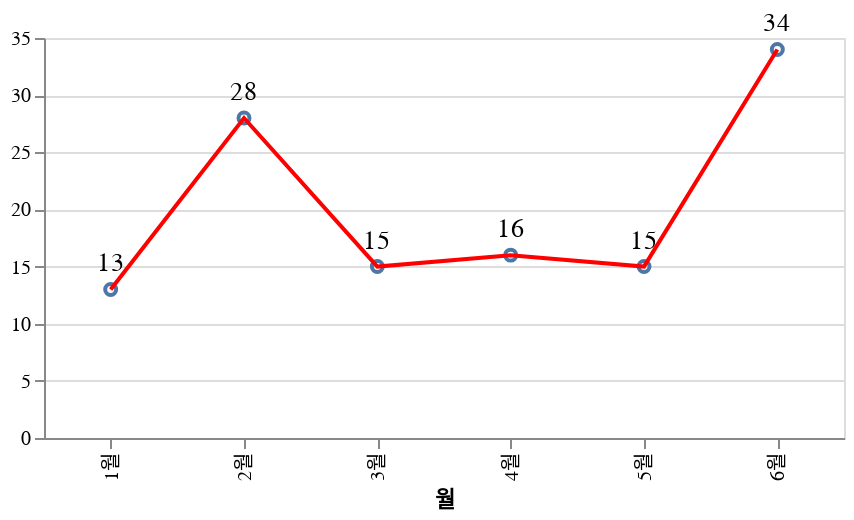

The notebook cell saved with this chart:
### Code cell
regex = '^(KR|CN|NA|EU|SG|RU|Global)'
df_filtered = df[df['리전'].apply(lambda x: True if re.search(regex, x) else False) & (df['테넌트']== 'PRD') & (df['진행상태']=='완료')]
source = df_filtered
chart = get_lineChart(source)
chart

### Figure 1 — Vega-Lite specification as saved in the notebook (floating-point values rounded to 4 significant figures)
{"config": {"view": {"continuousWidth": 400, "continuousHeight": 300}}, "layer": [{"mark": "point", "encoding": {"x": {"field": "월", "type": "nominal"}, "y": {"aggregate": "count", "type": "quantitative"}}}, {"mark": {"type": "line", "color": "red"}, "encoding": {"x": {"field": "월", "type": "nominal"}, "y": {"aggregate": "count", "title": "", "type": "quantitative"}}}, {"mark": {"type": "text", "align": "center", "baseline": "line-top", "color": "black", "dy": -20, "fontSize": 13}, "encoding": {"text": {"aggregate": "count", "field": "성패", "type": "quantitative"}, "x": {"field": "월", "type": "nominal"}, "y": {"aggregate": "count", "title": "", "type": "quantitative"}}}], "data": {"name": "data-b1c172cedd3e42512515c77409d0a91e"}, "height": 200, "width": 400, "$schema": "https://vega.github.io/schema/vega-lite/v4.17.0.json", "datasets": {"data-b1c172cedd3e42512515c77409d0a91e": [{"년도": "22년", "월": "1월", "리전": "KR", "AZ": "1센터", "테넌트": "PRD", "진행상태": "완료", "성패": "성공", "Ticket": "KRCLOUD-4125", "Summary": "GIS LB 인입 제어(맵 업로드) 요청", "Description": "로드밸런서"}, {"년도": "22년", "월": "1월", "리전": "CN", "AZ": "1센터", "테넌트": "PRD", "진행상태": "완료", "성패": "성공", "Ticket": "CNCLOUD-1736", "Summary": "[중국 디지털키 2] 신규 LB 생성 요청", "Description": "로드밸런서"}, {"년도": "22년", "월": "1월", "리전": "KR", "AZ": "1센터", "테넌트": "PRD", "진행상태": "완료", "성패": "성공", "Ticket": "KRCLOUD-4129", "Summary": "TAS 플랫폼 Router VM 리소스 증설 요청", "Description": "컴퓨트"}, {"년도": "22년", "월": "1월", "리전": "KR", "AZ": "1센터", "테넌트": "PRD", "진행상태": "완료", "성패": "성공", "Ticket": "KRCLOUD-4137", "Summary": "TAS 플랫폼 isolation VM 리소스 증설 요청", "Description": "컴퓨트"}, {"년도": "22년", "월": "1월", "리전": "KR", "AZ": "1센터", "테넌트": "PRD", "진행상태": "완료", "성패": "성공", "Ticket": "KRCLOUD-4125", "Summary": "GIS LB 긴급 지원요청", "Description": "로드밸런서"}, {"년도": "22년", "월": "1월", "리전": "KR", "AZ": "1센터", "테넌트": "PRD", "진행상태": "완료", "성패": "성공", "Ticket": "KRCLOUD-4098", "Summary": "[API G/W]SSL 인증서 교체 요청", "Description": "로드밸런서"}, {"년도": "22년", "월": "1월", "리전": "KR", "AZ": "1센터", "테넌트": "PRD", "진행상태": "완료", "성패": "성공", "Ticket": "KRCLOUD-4111", "Summary": "[API G/W] DB 메모리 증설 요청(스케일 업)", "Description": "컴퓨트"}, {"년도": "22년", "월": "1월", "리전": "CN", "AZ": "1센터", "테넌트": "PRD", "진행상태": "완료", "성패": "성공", "Ticket": "CNCLOUD-1736", "Summary": "[중국 디지털키 2] 신규 LB 생성 요청", "Description": "로드밸런서"}, {"년도": "22년", "월": "1월", "리전": "NA", "AZ": "1센터", "테넌트": "PRD", "진행상태": "완료", "성패": "성공", "Ticket": "NACLOUD-1139", "Summary": "URI 리디렉션 제거 요청", "Description": "로드밸런서"}, {"년도": "22년", "월": "1월", "리전": "NA", "AZ": "1센터", "테넌트": "PRD", "진행상태": "완료", "성패": "성공", "Ticket": "NACLOUD-1073", "Summary": "MongoDB VM 리소스 증설 요청", "Description": "컴퓨트"}, {"년도": "22년", "월": "1월", "리전": "KR", "AZ": "1센터", "테넌트": "PRD", "진행상태": "완료", "성패": "성공", "Ticket": "KRCLOUD-4144", "Summary": "[국내 MCP] DB 서버 스펙 변경 요청(스케일 업,다운)", "Description": "컴퓨트"}, {"년도": "22년", "월": "1월", "리전": "KR", "AZ": "1센터", "테넌트": "PRD", "진행상태": "완료", "성패": "성공", "Ticket": "KRCLOUD-4098", "Summary": "[API G/W]SSL 인증서 교체 요청", "Description": "로드밸런서"}, {"년도": "22년", "월": "1월", "리전": "KR", "AZ": "1센터", "테넌트": "PRD", "진행상태": "완료", "성패": "성공", "Ticket": "KRCLOUD-4188", "Summary": "NetApp GIS 볼륨 Qos 설정 변경", "Description": "스토리지"}, {"년도": "22년", "월": "2월", "리전": "CN", "AZ": "1센터", "테넌트": "PRD", "진행상태": "완료", "성패": "성공", "Ticket": "CNCLOUD-1775", "Summary": "중국 VM 4대 삭제 요청", "Description": "컴퓨트"}, {"년도": "22년", "월": "2월", "리전": "EU", "AZ": "1센터", "테넌트": "PRD", "진행상태": "완료", "성패": "성공", "Ticket": "EUCLOUD-1712", "Summary": "[ccSP API G/W] SSL 인증서 교체 요청", "Description": "로드밸런서"}, {"년도": "22년", "월": "2월", "리전": "NA", "AZ": "1센터", "테넌트": "PRD", "진행상태": "완료", "성패": "성공", "Ticket": "NACLOUD-1156", "Summary": "Tibero 라이선스 교체 요청", "Description": "DB"}, {"년도": "22년", "월": "2월", "리전": "EU", "AZ": "1센터", "테넌트": "PRD", "진행상태": "완료", "성패": "성공", "Ticket": "EUCLOUD-1711", "Summary": "운영계 LB Port 추가 요청", "Description": "로드밸런서"}, {"년도": "22년", "월": "2월", "리전": "EU", "AZ": "1센터", "테넌트": "PRD", "진행상태": "완료", "성패": "성공", "Ticket": "EUCLOUD-1711", "Summary": "검증계 LB Port 추가 요청", "Description": "로드밸런서"}, {"년도": "22년", "월": "2월", "리전": "CN", "AZ": "1센터", "테넌트": "PRD", "진행상태": "완료", "성패": "성공", "Ticket": "CNCLOUD-1700", "Summary": "CCSP 취약점으로 인한 인증서(TLS 1.0/1.1 -> TLS1.2) 변경 요청", "Description": "로드밸런서"}, {"년도": "22년", "월": "2월", "리전": "SG", "AZ": "1센터", "테넌트": "PRD", "진행상태": "완료", "성패": "성공", "Ticket": "SGCLOUD-537", "Summary": "[ccsP API G/W] LB 포트 변경", "Description": "로드밸런서"}, {"년도": "22년", "월": "2월", "리전": "NA", "AZ": "1센터", "테넌트": "PRD", "진행상태": "완료", "성패": "성공", "Ticket": "NACLOUD-1188", "Summary": "방화벽 OS 업그레이드", "Description": "방화벽"}, {"년도": "22년", "월": "2월", "리전": "RU", "AZ": "1센터", "테넌트": "PRD", "진행상태": "완료", "성패": "성공", "Ticket": "RUCLOUD-571", "Summary": "VM 13대 회수 요청", "Description": "컴퓨트"}, {"년도": "22년", "월": "2월", "리전": "EU", "AZ": "1센터", "테넌트": "PRD", "진행상태": "완료", "성패": "성공", "Ticket": "EUCLOUD-1707", "Summary": "MCP SBS VM 생성 요청", "Description": "컴퓨트"}, {"년도": "22년", "월": "2월", "리전": "EU", "AZ": "1센터", "테넌트": "PRD", "진행상태": "완료", "성패": "성공", "Ticket": "EUCLOUD-1790", "Summary": "MCP SBS LB Member 추가 요청", "Description": "로드밸런서"}, {"년도": "22년", "월": "2월", "리전": "SG", "AZ": "1센터", "테넌트": "PRD", "진행상태": "완료", "성패": "성공", "Ticket": "SGCLOUD-558", "Summary": "SBS LB SSL 인증서 적용 요청", "Description": "로드밸런서"}, {"년도": "22년", "월": "2월", "리전": "EU", "AZ": "1센터", "테넌트": "PRD", "진행상태": "완료", "성패": "성공", "Ticket": "EUCLOUD-1776", "Summary": "Dbsafer Manager 속도 개선 패치 작업", "Description": "컴퓨트"}, {"년도": "22년", "월": "2월", "리전": "KR", "AZ": "1센터", "테넌트": "PRD", "진행상태": "완료", "성패": "성공", "Ticket": "CM-549", "Summary": "SBS VM 이관 관련 CGN NAT 설정 추가 작업", "Description": "CGN"}, {"년도": "22년", "월": "2월", "리전": "CN", "AZ": "1센터", "테넌트": "PRD", "진행상태": "완료", "성패": "성공", "Ticket": "CNCLOUD-1804", "Summary": "방화벽 OS 업그레이드", "Description": "방화벽"}, {"년도": "22년", "월": "2월", "리전": "RU", "AZ": "1센터", "테넌트": "PRD", "진행상태": "완료", "성패": "성공", "Ticket": "RUCLOUD-603", "Summary": "방화벽 OS 업그레이드", "Description": "방화벽"}, {"년도": "22년", "월": "2월", "리전": "SG", "AZ": "1센터", "테넌트": "PRD", "진행상태": "완료", "성패": "성공", "Ticket": "SGCLOUD-576", "Summary": "내부 SBS LB 생성 ", "Description": "로드밸런서"}, {"년도": "22년", "월": "2월", "리전": "EU", "AZ": "1센터", "테넌트": "PRD", "진행상태": "완료", "성패": "성공", "Ticket": "EUCLOUD-1756", "Summary": "[vTwin] k8s 버전 업그레이드 신청", "Description": "k8s"}, {"년도": "22년", "월": "2월", "리전": "CN", "AZ": "1센터", "테넌트": "PRD", "진행상태": "완료", "성패": "성공", "Ticket": "NACLOUD-1200", "Summary": "[vTwin] k8s 버전 업그레이드 신청", "Description": "k8s"}, {"년도": "22년", "월": "2월", "리전": "NA", "AZ": "1센터", "테넌트": "PRD", "진행상태": "완료", "성패": "성공", "Ticket": "CNCLOUD-1808", "Summary": "[vTwin] k8s 버전 업그레이드 신청", "Description": "k8s"}, {"년도": "22년", "월": "2월", "리전": "EU", "AZ": "1센터", "테넌트": "PRD", "진행상태": "완료", "성패": "성공", "Ticket": "EUCLOUD-1807", "Summary": "Base LB Aflex 추가 요청", "Description": "로드밸런서"}, {"년도": "22년", "월": "2월", "리전": "KR", "AZ": "1센터", "테넌트": "PRD", "진행상태": "완료", "성패": "성공", "Ticket": "KRCLOUD-4307", "Summary": "MCCS 정식 라이선스 갱신", "Description": "DB"}, {"년도": "22년", "월": "2월", "리전": "EU", "AZ": "1센터", "테넌트": "PRD", "진행상태": "완료", "성패": "성공", "Ticket": "EUCLOUD-1812", "Summary": "EU 전 VM ladvd 패키지 Disable(버그성 이슈)", "Description": "컴퓨트"}, {"년도": "22년", "월": "2월", "리전": "KR", "AZ": "1센터", "테넌트": "PRD", "진행상태": "완료", "성패": "성공", "Ticket": "KRCLOUD-4294\nKRCLOUD-4341", "Summary": "DB VM max_connections 값 1000 -> 2000으로 변경 요청", "Description": "DB"}, {"년도": "22년", "월": "2월", "리전": "SG", "AZ": "1센터", "테넌트": "PRD", "진행상태": "완료", "성패": "성공", "Ticket": "SGCLOUD-587", "Summary": "LB Method 변경 요청", "Description": "로드밸런서"}, {"년도": "22년", "월": "2월", "리전": "EU", "AZ": "1센터", "테넌트": "PRD", "진행상태": "완료", "성패": "성공", "Ticket": "EUCLOUD-1833", "Summary": "LB Port 추가 및 인증서 적용 요청", "Description": "로드밸런서"}, {"년도": "22년", "월": "2월", "리전": "EU", "AZ": "1센터", "테넌트": "PRD", "진행상태": "완료", "성패": "성공", "Ticket": "EUCLOUD-1836", "Summary": "유럽 CCS 차량 IP Range 부족으로 신규 Network 추가", "Description": "네트워크"}, {"년도": "22년", "월": "2월", "리전": "SG", "AZ": "1센터", "테넌트": "PRD", "진행상태": "완료", "성패": "성공", "Ticket": "SGCLOUD-582", "Summary": "[API G/W] LB SSL 인증서 적용 요청", "Description": "로드밸런서"}, {"년도": "22년", "월": "3월", "리전": "RU", "AZ": "1센터", "테넌트": "PRD", "진행상태": "완료", "성패": "성공", "Ticket": "RUCLOUD-608", "Summary": "GIS LB 포트 추가 요청", "Description": "로드밸런서"}, {"년도": "22년", "월": "3월", "리전": "KR", "AZ": "1센터", "테넌트": "PRD", "진행상태": "완료", "성패": "성공", "Ticket": "KRCLOUD-4415", "Summary": "제네시스 / 기아 / 현대 디지털키2 신규 LB 생성 요청", "Description": "로드밸런서"}, {"년도": "22년", "월": "3월", "리전": "EU", "AZ": "1센터", "테넌트": "PRD", "진행상태": "완료", "성패": "성공", "Ticket": "EUCLOUD-1870", "Summary": "NMS 서버 자원 반환 요청 ( 메모리 사용률 높아 다운 불가하여 중단)", "Description": "컴퓨트"}, {"년도": "22년", "월": "3월", "리전": "KR", "AZ": "1센터", "테넌트": "PRD", "진행상태": "완료", "성패": "성공", "Ticket": "KRCLOUD-3409", "Summary": "LB 이관(A10 -> F5) 및 A10 LB 및 멤버 VM 셧다운 ", "Description": "로드밸런서"}, {"년도": "22년", "월": "3월", "리전": "KR", "AZ": "1센터", "테넌트": "PRD", "진행상태": "완료", "성패": "성공", "Ticket": "KRCLOUD-4231", "Summary": "Datahub VM 마이그레이션 및 스케일 다운 요청", "Description": "DB"}, {"년도": "22년", "월": "3월", "리전": "SG", "AZ": "1센터", "테넌트": "PRD", "진행상태": "완료", "성패": "성공", "Ticket": "SGCLOUD-635", "Summary": "LB 포트 추가 요청", "Description": "로드밸런서"}, {"년도": "22년", "월": "3월", "리전": "EU", "AZ": "1센터", "테넌트": "PRD", "진행상태": "완료", "성패": "성공", "Ticket": "EUCLOUD-1917", "Summary": "MCP VM 공인 IP NAT 설정", "Description": "네트워크"}, {"년도": "22년", "월": "3월", "리전": "KR", "AZ": "1센터", "테넌트": "PRD", "진행상태": "완료", "성패": "성공", "Ticket": null, "Summary": "SVCHUB 1센터 <-> 2센터 LB 간 네트워크 구성을 위한 NAT 추가", "Description": "네트워크"}, {"년도": "22년", "월": "3월", "리전": "NA", "AZ": "1센터", "테넌트": "PRD", "진행상태": "완료", "성패": "성공", "Ticket": "NACLOUD-1275", "Summary": "DKC SSL 인증서(TLS 1.0/1.1 -> TLS1.2) 변경 요청", "Description": "로드밸런서"}, {"년도": "22년", "월": "3월", "리전": "KR", "AZ": "1센터", "테넌트": "PRD", "진행상태": "완료", "성패": "거부", "Ticket": "KRCLOUD-4518", "Summary": "Mongo DB VM 스케일 업 요청(CM 승인 X)", "Description": "DB"}, {"년도": "22년", "월": "3월", "리전": "NA", "AZ": "1센터", "테넌트": "PRD", "진행상태": "완료", "성패": "성공", "Ticket": "NACLOUD-982", "Summary": "BIOS 및 iDrac 버전이 낮아 업그레이드 진행", "Description": "컴퓨트"}, {"년도": "22년", "월": "3월", "리전": "KR", "AZ": "1센터", "테넌트": "PRD", "진행상태": "완료", "성패": "성공", "Ticket": "KRCLOUD-4537", "Summary": "GIS DB 리소스 증설 요청", "Description": "DB"}, {"년도": "22년", "월": "3월", "리전": "KR", "AZ": "1센터", "테넌트": "PRD", "진행상태": "완료", "성패": "성공", "Ticket": "KRCLOUD-4573", "Summary": "FMS DB 스토리지 증설 요청", "Description": "DB"}, {"년도": "22년", "월": "3월", "리전": "KR", "AZ": "1센터", "테넌트": "PRD", "진행상태": "완료", "성패": "성공", "Ticket": "KRCLOUD-4560", "Summary": "OTA 신규 LB 생성 요청", "Description": "로드밸런서"}, {"년도": "22년", "월": "3월", "리전": "EU", "AZ": "1센터", "테넌트": "PRD", "진행상태": "완료", "성패": "성공", "Ticket": "EUCLOUD-2011", "Summary": "NodeSafer Module 패치", "Description": "컴퓨트"}, {"년도": "22년", "월": "4월", "리전": "EU", "AZ": "1센터", "테넌트": "PRD", "진행상태": "완료", "성패": "성공", "Ticket": "EUCLOUD-1751", "Summary": "EU 방화벽 OS 업그레이드 ", "Description": "방화벽"}, {"년도": "22년", "월": "4월", "리전": "CN", "AZ": "1센터", "테넌트": "PRD", "진행상태": "완료", "성패": "성공", "Ticket": "CNCLOUD-1910", "Summary": "디지털키2 관리웹 LB 생성 요청", "Description": "로드밸런서"}, {"년도": "22년", "월": "4월", "리전": "KR", "AZ": "1센터", "테넌트": "PRD", "진행상태": "완료", "성패": "성공", "Ticket": "KRCLOUD-4605", "Summary": "LVM 증설 요청", "Description": "DB"}, {"년도": "22년", "월": "4월", "리전": "KR", "AZ": "1센터", "테넌트": "PRD", "진행상태": "완료", "성패": "성공", "Ticket": "KRCLOUD-4607", "Summary": "PostgreSQL Disk 증설 요청", "Description": "DB"}, {"년도": "22년", "월": "4월", "리전": "KR", "AZ": "1센터", "테넌트": "PRD", "진행상태": "완료", "성패": "성공", "Ticket": null, "Summary": "Disable 되어 있는 A10 LB 삭제(이관으로 인한 삭제)", "Description": "로드밸런서"}, {"년도": "22년", "월": "4월", "리전": "CN", "AZ": "1센터", "테넌트": "PRD", "진행상태": "완료", "성패": "성공", "Ticket": "CNCLOUD-1929", "Summary": "티베로 백업 설정을 위한 아키이브 모드 변경", "Description": "DB"}, {"년도": "22년", "월": "4월", "리전": "RU", "AZ": "1센터", "테넌트": "PRD", "진행상태": "완료", "성패": "성공", "Ticket": "RUCLOUD-639", "Summary": "CPU/Memory 자원 활용 최적화를 위한 VM 스케일 다운 요청", "Description": "컴퓨트"}, {"년도": "22년", "월": "4월", "리전": "SG", "AZ": "1센터", "테넌트": "PRD", "진행상태": "완료", "성패": "성공", "Ticket": null, "Summary": "DB HB네트워크 필요로 인한 구성 ", "Description": "네트워크"}, {"년도": "22년", "월": "4월", "리전": "KR", "AZ": "1센터", "테넌트": "PRD", "진행상태": "완료", "성패": "성공", "Ticket": "KRCLOUD-4647", "Summary": "신규 LB 생성 요청", "Description": "로드밸런서"}, {"년도": "22년", "월": "4월", "리전": "CN", "AZ": "1센터", "테넌트": "PRD", "진행상태": "완료", "성패": "성공", "Ticket": "CNCLOUD-1960", "Summary": "신규 LB 생성 요청", "Description": "로드밸런서"}, {"년도": "22년", "월": "4월", "리전": "EU", "AZ": "1센터", "테넌트": "PRD", "진행상태": "완료", "성패": "성공", "Ticket": "EUCLOUD-2137", "Summary": "신규 LB 생성 요청", "Description": "로드밸런서"}, {"년도": "22년", "월": "4월", "리전": "KR", "AZ": "1센터", "테넌트": "PRD", "진행상태": "완료", "성패": "성공", "Ticket": "KRCLOUD-4768", "Summary": "GIS LB 헤더 분기 적용 요청", "Description": "로드밸런서"}, {"년도": "22년", "월": "4월", "리전": "KR", "AZ": "1센터", "테넌트": "PRD", "진행상태": "완료", "성패": "성공", "Ticket": "KRCLOUD-4749", "Summary": "내수 의왕CCS 클라우드 자원 축소 작업 요청", "Description": "컴퓨트"}, {"년도": "22년", "월": "4월", "리전": "SG", "AZ": "1센터", "테넌트": "PRD", "진행상태": "완료", "성패": "성공", "Ticket": "SGCLOUD-815", "Summary": "DB 드랍 요청", "Description": "DB"}, {"년도": "22년", "월": "4월", "리전": "KR", "AZ": "1센터", "테넌트": "PRD", "진행상태": "완료", "성패": "성공", "Ticket": "KRCLOUD-4766", "Summary": "Storage <-> WAF 간 포트 다운 복구 요청", "Description": "네트워크"}, {"년도": "22년", "월": "4월", "리전": "KR", "AZ": "2센터", "테넌트": "PRD", "진행상태": "완료", "성패": "성공", "Ticket": null, "Summary": "2센터 호스트 메모리 에러 발생으로 PPR 가이드로 호스트 리부팅", "Description": "컴퓨트"}, {"년도": "22년", "월": "5월", "리전": "RU", "AZ": "1센터", "테넌트": "PRD", "진행상태": "완료", "성패": "성공", "Ticket": "RUCLOUD-654", "Summary": "VM 볼륨 추가 증설 요청", "Description": "컴퓨트"}, {"년도": "22년", "월": "5월", "리전": "KR", "AZ": "1센터", "테넌트": "PRD", "진행상태": "완료", "성패": "성공", "Ticket": "KRCLOUD-4788", "Summary": "신A10 인터페이스 다운", "Description": "로드밸런서"}, {"년도": "22년", "월": "5월", "리전": "KR", "AZ": "1센터", "테넌트": "PRD", "진행상태": "완료", "성패": "성공", "Ticket": "KRCLOUD-4778", "Summary": "LB 기존 분기처리 변경 작업 요청 (ICPS 서비스 웹방화벽 신규 등록)", "Description": "로드밸런서"}, {"년도": "22년", "월": "5월", "리전": "KR", "AZ": "1센터", "테넌트": "PRD", "진행상태": "완료", "성패": "성공", "Ticket": "KRCLOUD-4820", "Summary": "LB 기존 분기처리 변경 작업 요청 (OTA 서비스 웹방화벽 신규 등록)", "Description": "로드밸런서"}, {"년도": "22년", "월": "5월", "리전": "EU", "AZ": "1센터", "테넌트": "PRD", "진행상태": "완료", "성패": "성공", "Ticket": "EUCLOUD-2206", "Summary": "LB 멤버 추가 작업", "Description": "로드밸런서"}, {"년도": "22년", "월": "5월", "리전": "EU", "AZ": "1센터", "테넌트": "PRD", "진행상태": "완료", "성패": "성공", "Ticket": "EUCLOUD-2223", "Summary": "tomtom서버 스케일 업 요청", "Description": "컴퓨트"}, {"년도": "22년", "월": "5월", "리전": "KR", "AZ": "1센터", "테넌트": "PRD", "진행상태": "완료", "성패": "성공", "Ticket": "KRCLOUD-4838", "Summary": "Redis DB VM 메모리 증설 요청", "Description": "DB"}, {"년도": "22년", "월": "5월", "리전": "KR", "AZ": "1센터", "테넌트": "PRD", "진행상태": "완료", "성패": "성공", "Ticket": "KRCLOUD-4857", "Summary": "Mongo DB 메모리/디스크 증설 요청", "Description": "DB"}, {"년도": "22년", "월": "5월", "리전": "KR", "AZ": "1센터", "테넌트": "PRD", "진행상태": "완료", "성패": "성공", "Ticket": "KRCLOUD-4877", "Summary": "GIS LB 헤더 분산처리 해제 요청", "Description": "로드밸런서"}, {"년도": "22년", "월": "5월", "리전": "EU", "AZ": "1센터", "테넌트": "PRD", "진행상태": "완료", "성패": "성공", "Ticket": "EUCLOUD-2220", "Summary": "[ccSP-PUSH] 서버 메모리 증설 요청", "Description": "컴퓨트"}, {"년도": "22년", "월": "5월", "리전": "EU", "AZ": "1센터", "테넌트": "PRD", "진행상태": "완료", "성패": "성공", "Ticket": "EUCLOUD-2284", "Summary": "CPU 자원 활용 최적화를 위한 자원 회수 ", "Description": "컴퓨트"}, {"년도": "22년", "월": "5월", "리전": "KR", "AZ": "1센터", "테넌트": "PRD", "진행상태": "완료", "성패": "성공", "Ticket": "KRCLOUD-4891", "Summary": "LB Timeout 설정 변경", "Description": "로드밸런서"}, {"년도": "22년", "월": "5월", "리전": "SG", "AZ": "1센터", "테넌트": "PRD", "진행상태": "완료", "성패": "성공", "Ticket": "SGCLOUD-877", "Summary": "호주 PostgreSQL DB 이중화 구성", "Description": "DB"}, {"년도": "22년", "월": "5월", "리전": "EU", "AZ": "1센터", "테넌트": "PRD", "진행상태": "완료", "성패": "성공", "Ticket": "EUCLOUD-2297", "Summary": "Failover 되었던 DB의 Master 원복 작업 요청", "Description": "DB"}, {"년도": "22년", "월": "5월", "리전": "KR", "AZ": "1센터", "테넌트": "PRD", "진행상태": "완료", "성패": "성공", "Ticket": "KRCLOUD-4910", "Summary": "[API G/W] LB URL 분기 요청", "Description": "로드밸런서"}, {"년도": "22년", "월": "6월", "리전": "KR", "AZ": "1센터", "테넌트": "PRD", "진행상태": "완료", "성패": "성공", "Ticket": "KRCLOUD-4884", "Summary": "LB 인증서 갱신 요청", "Description": "로드밸런서"}, {"년도": "22년", "월": "6월", "리전": "KR", "AZ": "1센터", "테넌트": "PRD", "진행상태": "완료", "성패": "성공", "Ticket": "KRCLOUD-4938", "Summary": "F5 취약점 대응에 의한 펌웨어 업데이트", "Description": "로드밸런서"}, {"년도": "22년", "월": "6월", "리전": "KR", "AZ": "1센터", "테넌트": "PRD", "진행상태": "완료", "성패": "성공", "Ticket": "KRCLOUD-4935", "Summary": "FMS LB 신규 생성 요청", "Description": "로드밸런서"}, {"년도": "22년", "월": "6월", "리전": "EU", "AZ": "1센터", "테넌트": "PRD", "진행상태": "완료", "성패": "성공", "Ticket": "EUCLOUD-2309", "Summary": "GOMS LB 멤버 추가 요청", "Description": "로드밸런서"}, {"년도": "22년", "월": "6월", "리전": "SG", "AZ": "1센터", "테넌트": "PRD", "진행상태": "완료", "성패": "성공", "Ticket": "SGCLOUD-923", "Summary": "LB Method 변경 및 Rancher api pod 재기동", "Description": "로드밸런서"}, {"년도": "22년", "월": "6월", "리전": "KR", "AZ": "1센터", "테넌트": "PRD", "진행상태": "완료", "성패": "성공", "Ticket": null, "Summary": "TAS 플랫폼 Shutoff ", "Description": "TAS"}, {"년도": "22년", "월": "6월", "리전": "KR", "AZ": "1센터", "테넌트": "PRD", "진행상태": "완료", "성패": "성공", "Ticket": "KRCLOUD-4952", "Summary": "[국내 MCP] CARPAY 웹서버 LB 신규 생성 요청", "Description": "로드밸런서"}, {"년도": "22년", "월": "6월", "리전": "EU", "AZ": "1센터", "테넌트": "PRD", "진행상태": "완료", "성패": "성공", "Ticket": "EUCLOUD-2322", "Summary": "CCS 유휴 자원 반납 요청", "Description": "컴퓨트"}, {"년도": "22년", "월": "6월", "리전": "KR", "AZ": "1센터", "테넌트": "PRD", "진행상태": "완료", "성패": "성공", "Ticket": "KRCLOUD-4888", "Summary": "VM CPU 증설 요청", "Description": "컴퓨트"}, {"년도": "22년", "월": "6월", "리전": "SG", "AZ": "1센터", "테넌트": "PRD", "진행상태": "완료", "성패": "성공", "Ticket": "SGCLOUD-934", "Summary": "컨트롤러 노드 Reboot", "Description": "컴퓨트"}, {"년도": "22년", "월": "6월", "리전": "KR", "AZ": "1센터", "테넌트": "PRD", "진행상태": "완료", "성패": "성공", "Ticket": "KRCLOUD-4980", "Summary": "[ccvR] 장비 메인보드 교체 작업 요청", "Description": "컴퓨트"}, {"년도": "22년", "월": "6월", "리전": "CN", "AZ": "1센터", "테넌트": "PRD", "진행상태": "완료", "성패": "성공", "Ticket": "CNCLOUD-2045", "Summary": "VM 리소스 증설 요청", "Description": "컴퓨트"}, {"년도": "22년", "월": "6월", "리전": "EU", "AZ": "1센터", "테넌트": "PRD", "진행상태": "완료", "성패": "성공", "Ticket": "EUCLOUD-2179", "Summary": "Volume 회수 요청", "Description": "컴퓨트"}, {"년도": "22년", "월": "6월", "리전": "EU", "AZ": "1센터", "테넌트": "PRD", "진행상태": "완료", "성패": "성공", "Ticket": "EUCLOUD-2379", "Summary": "신규 LB 생성 요청", "Description": "로드밸런서"}, {"년도": "22년", "월": "6월", "리전": "SG", "AZ": "1센터", "테넌트": "PRD", "진행상태": "완료", "성패": "성공", "Ticket": "SGCLOU-959", "Summary": "신규 LB 생성 요청", "Description": "로드밸런서"}, {"년도": "22년", "월": "6월", "리전": "SG", "AZ": "1센터", "테넌트": "PRD", "진행상태": "완료", "성패": "성공", "Ticket": "SGCLOUD-878", "Summary": "F5 취약점 대응에 의한 펌웨어 업데이트", "Description": "로드밸런서"}, {"년도": "22년", "월": "6월", "리전": "CN", "AZ": "1센터", "테넌트": "PRD", "진행상태": "완료", "성패": "성공", "Ticket": "CNCLOUD-2078", "Summary": "DB VM 볼륨 이전 ( SSD -> SAS)", "Description": "DB"}, {"년도": "22년", "월": "6월", "리전": "KR", "AZ": "1센터", "테넌트": "PRD", "진행상태": "완료", "성패": "성공", "Ticket": "KRCLOUD-5038", "Summary": "Daily Vacuum freeze 수행 횟수 조정 및 파라미터 값 조정 요청", "Description": "DB"}, {"년도": "22년", "월": "6월", "리전": "SG", "AZ": "1센터", "테넌트": "PRD", "진행상태": "완료", "성패": "성공", "Ticket": "SGCLOUD-952", "Summary": "VM Disk 증설 요청", "Description": "컴퓨트"}, {"년도": "22년", "월": "6월", "리전": "SG", "AZ": "1센터", "테넌트": "PRD", "진행상태": "완료", "성패": "성공", "Ticket": "SGCLOUD-987", "Summary": "SSL 인증서 프로토콜 보안 적용 요청", "Description": "로드밸런서"}, {"년도": "22년", "월": "6월", "리전": "SG", "AZ": "1센터", "테넌트": "PRD", "진행상태": "완료", "성패": "성공", "Ticket": "SGCLOUD-987", "Summary": "SSL 인증서 프로토콜 보안 적용 요청", "Description": "로드밸런서"}, {"년도": "22년", "월": "6월", "리전": "EU", "AZ": "1센터", "테넌트": "PRD", "진행상태": "완료", "성패": "성공", "Ticket": "EUCLOUD-2451", "Summary": "Pre-filter 적용 GIS(GTC-C) 요청", "Description": "방화벽"}, {"년도": "22년", "월": "6월", "리전": "EU", "AZ": "1센터", "테넌트": "PRD", "진행상태": "완료", "성패": "성공", "Ticket": "EUCLOUD-2326", "Summary": "LB 신규 인증서 추가", "Description": "로드밸런서"}, {"년도": "22년", "월": "6월", "리전": "SG", "AZ": "1센터", "테넌트": "PRD", "진행상태": "완료", "성패": "성공", "Ticket": "SGCLOUD-1012", "Summary": "Rancher-webhook-tls 인증서갱신", "Description": "rancher"}, {"년도": "22년", "월": "6월", "리전": "NA", "AZ": "1센터", "테넌트": "PRD", "진행상태": "완료", "성패": "성공", "Ticket": "NACLOUD-1477", "Summary": "Rancher-webhook-tls 인증서갱신", "Description": "rancher"}, {"년도": "22년", "월": "6월", "리전": "CN", "AZ": "1센터", "테넌트": "PRD", "진행상태": "완료", "성패": "성공", "Ticket": "CNCLOUD-2113", "Summary": "Rancher-webhook-tls 인증서갱신", "Description": "rancher"}, {"년도": "22년", "월": "6월", "리전": "EU", "AZ": "1센터", "테넌트": "PRD", "진행상태": "완료", "성패": "성공", "Ticket": "EUCLOUD-2523", "Summary": "Rancher-webhook-tls 인증서갱신", "Description": "rancher"}, {"년도": "22년", "월": "6월", "리전": "KR", "AZ": "1센터", "테넌트": "PRD", "진행상태": "완료", "성패": "성공", "Ticket": "KRCLOUD-5112", "Summary": "Rancher-webhook-tls 인증서갱신", "Description": "rancher"}, {"년도": "22년", "월": "6월", "리전": "CN", "AZ": "1센터", "테넌트": "PRD", "진행상태": "완료", "성패": "성공", "Ticket": "CNCLOUD-2063", "Summary": "[API G/W] LB SSL 인증서 갱신 요청", "Description": "로드밸런서"}, {"년도": "22년", "월": "6월", "리전": "SG", "AZ": "1센터", "테넌트": "PRD", "진행상태": "완료", "성패": "성공", "Ticket": "SGCLOU-990", "Summary": "VM 회수 요청", "Description": "컴퓨트"}, {"년도": "22년", "월": "6월", "리전": "NA", "AZ": "1센터", "테넌트": "PRD", "진행상태": "완료", "성패": "성공", "Ticket": "NACLOUD-1448", "Summary": "기존 LB에 멤버 추가", "Description": "로드밸런서"}, {"년도": "22년", "월": "6월", "리전": "KR", "AZ": "1센터", "테넌트": "PRD", "진행상태": "완료", "성패": "성공", "Ticket": "KRCLOUD-5123", "Summary": "[API G/W] LB URL 분기 요청", "Description": "로드밸런서"}, {"년도": "22년", "월": "6월", "리전": "CN", "AZ": "1센터", "테넌트": "PRD", "진행상태": "완료", "성패": "성공", "Ticket": "CNCLOUD-2103", "Summary": "LB 인증서 갱신 요청", "Description": "로드밸런서"}, {"년도": "22년", "월": "6월", "리전": "KR", "AZ": "1센터", "테넌트": "PRD", "진행상태": "완료", "성패": "성공", "Ticket": "KRCLOUD-5110", "Summary": "VR SBS LB 인증서 적용 요청", "Description": "로드밸런서"}]}}
